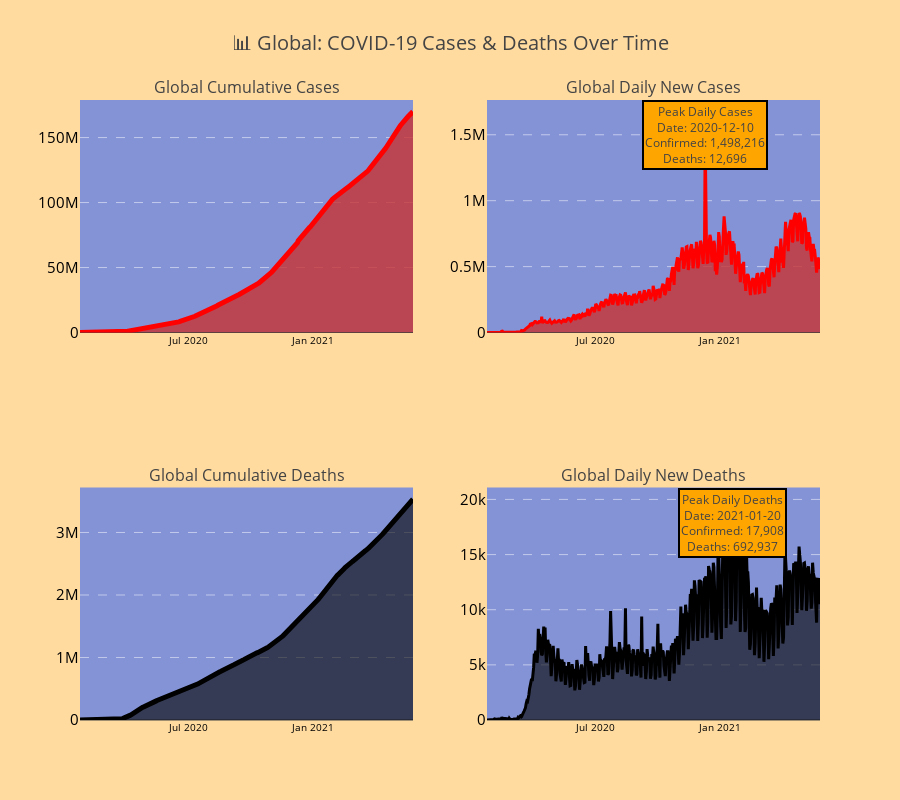

The notebook cell this image was saved under:
### Markdown cell above
#### Graph1

### Code cell
choose = re.compile(r'Global')
if choose.pattern == 'Global':
    #Set data
    confirmed_data = datalong[datalong['Status'] == 'confirmed'].copy()
    death_data = datalong[datalong['Status'] == 'death'][['Country/Province', 'Date', 'Cases','Daily_cases']].copy()
    death_data.columns = ['Country/Province', 'Date', 'Death','Daily_death']
    d = total_per_country_wide
else:
    #Set data
    confirmed_data = datalong[(datalong['Country/Province'].str.contains(choose, regex=True)) & (datalong['Status'] == 'confirmed')].copy()
    death_data = datalong[(datalong['Country/Province'].str.contains(choose, regex=True)) & (datalong['Status'] == 'death')][['Country/Province', 'Date', 'Cases','Daily_cases']].copy()
    death_data.columns = ['Country/Province', 'Date', 'Death','Daily_death']
    d = total_per_country_wide[total_per_country_wide['Country/Province'].str.contains(choose, regex=True)]

#Global total confirmed/death cases over time
global_daily = confirmed_data.groupby('Date').agg({'Cases': 'sum','Daily_cases': 'sum'}).reset_index()
death_daily = death_data.groupby('Date').agg({'Death': 'sum','Daily_death': 'sum'}).reset_index()
global_daily = global_daily.merge(death_daily, on = ['Date'], how = 'left')

#Create subplots
fig = ps(rows=2, cols=2, subplot_titles=[f'{choose.pattern} Cumulative Cases', f'{choose.pattern} Daily New Cases',
                                        f'{choose.pattern} Cumulative Deaths', f'{choose.pattern} Daily New Deaths'],
    specs=[[{"secondary_y": False}, {"secondary_y": False}],[{"secondary_y": False}, {"secondary_y": False}]]
)
#Plot 1: Global cumulative cases
fig.add_trace(go.Scatter(x=global_daily['Date'], y=global_daily['Cases'],
    mode='lines',line=dict(color='red', width=5),fill='tonexty',fillcolor='rgba(200,50,50,0.8)',name='',
    hovertemplate='Date: %{x}<br>Cases: %{y}<br>Deaths: %{customdata[0]}<extra></extra>',customdata=global_daily[['Death']].values
), row=1, col=1)
#Plot 2: Global daily new cases
fig.add_trace(go.Scatter(x=global_daily['Date'], y=global_daily['Daily_cases'],
    mode='lines',line=dict(color='red', width=3),fill='tozeroy',fillcolor='rgba(200,50,50,0.8)', name='',
        hovertemplate='Date: %{x}<br>Cases: %{y}<br>Deaths: %{customdata[0]}<extra></extra>',customdata=global_daily[['Daily_death']].values
), row=1, col=2)
#Plot 3: Top countries cumulative
fig.add_trace(go.Scatter(x=global_daily['Date'], y=global_daily['Death'],
    mode='lines',line=dict(color='black', width=5),fill='tonexty',fillcolor='rgba(0,0,0,0.6)',name='',
    hovertemplate='Date: %{x}<br>Cases: %{y}<br>Confirmed: %{customdata[0]}<extra></extra>',customdata=global_daily[['Cases']].values
), row=2, col=1)
#Plot 4: Top countries daily new cases
fig.add_trace(go.Scatter(x=global_daily['Date'], y=global_daily['Daily_death'],
    mode='lines',line=dict(color='black', width=3),fill='tozeroy',fillcolor='rgba(0,0,0,0.6)', name='',
        hovertemplate='Date: %{x}<br>Cases: %{y}<br>Confirmed: %{customdata[0]}<extra></extra>',customdata=global_daily[['Daily_cases']].values
), row=2, col=2)
    
#Update layout
fig.update_layout(height=800,title={'text': f'📊 {choose.pattern}: COVID-19 Cases & Deaths Over Time','x': 0.5,'xanchor': 'center','font': {'size': 20}},
showlegend=False, plot_bgcolor='rgba(50,100,250,0.6)',paper_bgcolor='rgba(255, 215, 150, 0.9)')
#Update axes
fig.update_xaxes(showgrid=False); fig.update_xaxes(tickfont=dict(size=10, color='black'))
fig.update_yaxes(showgrid=True,gridcolor='white',gridwidth=0.5,griddash='dash'); fig.update_yaxes(tickfont=dict(size=15, color='black'))

#Add annotations
max_daily_case_date = global_daily.loc[global_daily['Daily_cases'].idxmax(), 'Date']
max_daily_case = global_daily['Daily_cases'].max()
max_daily_death_value = global_daily['Daily_death'].iloc[global_daily['Daily_cases'].idxmax()]
fig.add_annotation(x=max_daily_case_date,y=max_daily_case,text=f"Peak Daily Cases<br>Date: {max_daily_case_date.strftime('%Y-%m-%d')}<br>Confirmed: {max_daily_case:,.0f}<br>Deaths: {max_daily_death_value:,.0f}",
showarrow=False,arrowhead=1,arrowsize=1,arrowwidth=3,arrowcolor="black",ax=20,ay=-30,bgcolor="orange",bordercolor="black",borderwidth=2,row=1, col=2)

max_daily_death_date = global_daily.loc[global_daily['Daily_death'].idxmax(), 'Date']
max_daily_death = global_daily['Daily_death'].max()
max_daily_case_value = global_daily['Daily_cases'].iloc[global_daily['Daily_death'].idxmax()]
fig.add_annotation(x=max_daily_death_date,y=max_daily_death,text=f"Peak Daily Deaths<br>Date: {max_daily_death_date.strftime('%Y-%m-%d')}<br>Confirmed: {max_daily_death:,.0f}<br>Deaths: {max_daily_case_value:,.0f}",
showarrow=False,arrowhead=1,arrowsize=1,arrowwidth=3,arrowcolor="black",ax=20,ay=-30,bgcolor="orange",bordercolor="black",borderwidth=2,row=2, col=2)
#Print
fig.show()

#Print summary statistics
print("📈 Confirmed Cases Summary:\n"\
f"• Global Rank based on death rate (considering confirmed cases): {int(d['Rank'].min())}\n"\
f"• Average daily new cases: {global_daily['Daily_cases'].mean():,.0f}\n"
f"• Average daily new deaths: {global_daily['Daily_death'].mean():,.0f}\n"
f"• Death rate: {d['death_rate'].mean():,.2f}%\n",
#f"• Peak daily new cases: {max_daily_case:,} on {max_daily_case_date.strftime('%Y-%m-%d')}\n"\
#f"• Peak daily deaths: {max_daily_death:,} on {max_daily_death_date.strftime('%Y-%m-%d')}\n"\
)

### Figure 1 — Plotly figure (JSON) as saved in the notebook; plotly's stock layout.template omitted (floating-point values rounded to 4 significant figures; data arrays with more than 128 entries replaced by an {"elided": "..."} marker saying what was removed)
{"data": [{"customdata": {"elided": "494x1 int values"}, "fill": "tonexty", "fillcolor": "rgba(200,50,50,0.8)", "hovertemplate": "Date: %{x}<br>Cases: %{y}<br>Deaths: %{customdata[0]}<extra></extra>", "line": {"color": "red", "width": 5}, "mode": "lines", "name": "", "type": "scatter", "x": {"elided": "494 str values"}, "xaxis": "x", "y": {"elided": "494 int values"}, "yaxis": "y"}, {"customdata": {"elided": "494x1 float values"}, "fill": "tozeroy", "fillcolor": "rgba(200,50,50,0.8)", "hovertemplate": "Date: %{x}<br>Cases: %{y}<br>Deaths: %{customdata[0]}<extra></extra>", "line": {"color": "red", "width": 3}, "mode": "lines", "name": "", "type": "scatter", "x": {"elided": "494 str values"}, "xaxis": "x2", "y": {"elided": "494 float values"}, "yaxis": "y2"}, {"customdata": {"elided": "494x1 int values"}, "fill": "tonexty", "fillcolor": "rgba(0,0,0,0.6)", "hovertemplate": "Date: %{x}<br>Cases: %{y}<br>Confirmed: %{customdata[0]}<extra></extra>", "line": {"color": "black", "width": 5}, "mode": "lines", "name": "", "type": "scatter", "x": {"elided": "494 str values"}, "xaxis": "x3", "y": {"elided": "494 int values"}, "yaxis": "y3"}, {"customdata": {"elided": "494x1 float values"}, "fill": "tozeroy", "fillcolor": "rgba(0,0,0,0.6)", "hovertemplate": "Date: %{x}<br>Cases: %{y}<br>Confirmed: %{customdata[0]}<extra></extra>", "line": {"color": "black", "width": 3}, "mode": "lines", "name": "", "type": "scatter", "x": {"elided": "494 str values"}, "xaxis": "x4", "y": {"elided": "494 float values"}, "yaxis": "y4"}], "layout": {"annotations": [{"font": {"size": 16}, "showarrow": false, "text": "Global Cumulative Cases", "x": 0.225, "xanchor": "center", "xref": "paper", "y": 1, "yanchor": "bottom", "yref": "paper"}, {"font": {"size": 16}, "showarrow": false, "text": "Global Daily New Cases", "x": 0.775, "xanchor": "center", "xref": "paper", "y": 1, "yanchor": "bottom", "yref": "paper"}, {"font": {"size": 16}, "showarrow": false, "text": "Global Cumulative Deaths", "x": 0.225, "xanchor": "center", "xref": "paper", "y": 0.375, "yanchor": "bottom", "yref": "paper"}, {"font": {"size": 16}, "showarrow": false, "text": "Global Daily New Deaths", "x": 0.775, "xanchor": "center", "xref": "paper", "y": 0.375, "yanchor": "bottom", "yref": "paper"}, {"arrowcolor": "black", "arrowhead": 1, "arrowsize": 1, "arrowwidth": 3, "ax": 20, "ay": -30, "bgcolor": "orange", "bordercolor": "black", "borderwidth": 2, "showarrow": false, "text": "Peak Daily Cases<br>Date: 2020-12-10<br>Confirmed: 1,498,216<br>Deaths: 12,696", "x": "2020-12-10T00:00:00", "xref": "x2", "y": 1498216, "yref": "y2"}, {"arrowcolor": "black", "arrowhead": 1, "arrowsize": 1, "arrowwidth": 3, "ax": 20, "ay": -30, "bgcolor": "orange", "bordercolor": "black", "borderwidth": 2, "showarrow": false, "text": "Peak Daily Deaths<br>Date: 2021-01-20<br>Confirmed: 17,908<br>Deaths: 692,937", "x": "2021-01-20T00:00:00", "xref": "x4", "y": 17908, "yref": "y4"}], "height": 800, "paper_bgcolor": "rgba(255, 215, 150, 0.9)", "plot_bgcolor": "rgba(50,100,250,0.6)", "showlegend": false, "title": {"font": {"size": 20}, "text": "📊 Global: COVID-19 Cases & Deaths Over Time", "x": 0.5, "xanchor": "center"}, "xaxis": {"anchor": "y", "domain": [0, 0.45], "showgrid": false, "tickfont": {"color": "black", "size": 10}}, "xaxis2": {"anchor": "y2", "domain": [0.55, 1], "showgrid": false, "tickfont": {"color": "black", "size": 10}}, "xaxis3": {"anchor": "y3", "domain": [0, 0.45], "showgrid": false, "tickfont": {"color": "black", "size": 10}}, "xaxis4": {"anchor": "y4", "domain": [0.55, 1], "showgrid": false, "tickfont": {"color": "black", "size": 10}}, "yaxis": {"anchor": "x", "domain": [0.625, 1], "gridcolor": "white", "griddash": "dash", "gridwidth": 0.5, "showgrid": true, "tickfont": {"color": "black", "size": 15}}, "yaxis2": {"anchor": "x2", "domain": [0.625, 1], "gridcolor": "white", "griddash": "dash", "gridwidth": 0.5, "showgrid": true, "tickfont": {"color": "black", "size": 15}}, "yaxis3": {"anchor": "x3", "domain": [0, 0.375], "gridcolor": "white", "griddash": "dash", "gridwidth": 0.5, "showgrid": true, "tickfont": {"color": "black", "size": 15}}, "yaxis4": {"anchor": "x4", "domain": [0, 0.375], "gridcolor": "white", "griddash": "dash", "gridwidth": 0.5, "showgrid": true, "tickfont": {"color": "black", "size": 15}}}}
